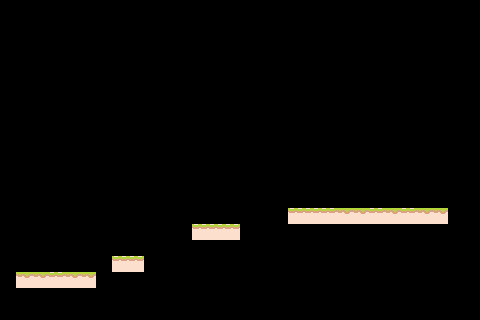

This game map was drawn from its Tiled (.tmx) file and the tilesets committed beside it. A one-line description and the full map source follow:
An orthogonal 30x20 tile map with 16x16 px tiles, 1 tile layer (Ground) and 6 objects.

<map version="1.10" tiledversion="1.11.2" orientation="orthogonal" renderorder="right-down" width="30" height="20" tilewidth="16" tileheight="16" infinite="0" nextlayerid="11" nextobjectid="24">
 <tileset firstgid="1" source="../Tileset.tsx" />
 <layer id="2" name="Ground" class="Collision" width="30" height="20">
  <data encoding="csv">
0,0,0,0,0,0,0,0,0,0,0,0,0,0,0,0,0,0,0,0,0,0,0,0,0,0,0,0,0,0,
0,0,0,0,0,0,0,0,0,0,0,0,0,0,0,0,0,0,0,0,0,0,0,0,0,0,0,0,0,0,
0,0,0,0,0,0,0,0,0,0,0,0,0,0,0,0,0,0,0,0,0,0,0,0,0,0,0,0,0,0,
0,0,0,0,0,0,0,0,0,0,0,0,0,0,0,0,0,0,0,0,0,0,0,0,0,0,0,0,0,0,
0,0,0,0,0,0,0,0,0,0,0,0,0,0,0,0,0,0,0,0,0,0,0,0,0,0,0,0,0,0,
0,0,0,0,0,0,0,0,0,0,0,0,0,0,0,0,0,0,0,0,0,0,0,0,0,0,0,0,0,0,
0,0,0,0,0,0,0,0,0,0,0,0,0,0,0,0,0,0,0,0,0,0,0,0,0,0,0,0,0,0,
0,0,0,0,0,0,0,0,0,0,0,0,0,0,0,0,0,0,0,0,0,0,0,0,0,0,0,0,0,0,
0,0,0,0,0,0,0,0,0,0,0,0,0,0,0,0,0,0,0,0,0,0,0,0,0,0,0,0,0,0,
0,0,0,0,0,0,0,0,0,0,0,0,0,0,0,0,0,0,0,0,0,0,0,0,0,0,0,0,0,0,
0,0,0,0,0,0,0,0,0,0,0,0,0,0,0,0,0,0,0,0,0,0,0,0,0,0,0,0,0,0,
0,0,0,0,0,0,0,0,0,0,0,0,0,0,0,0,0,0,0,0,0,0,0,0,0,0,0,0,0,0,
0,0,0,0,0,0,0,0,0,0,0,0,0,0,0,0,0,0,0,0,0,0,0,0,0,0,0,0,0,0,
0,0,0,0,0,0,0,0,0,0,0,0,0,0,0,0,0,0,21,21,21,22,22,21,22,21,22,22,0,0,
0,0,0,0,0,0,0,0,0,0,0,0,21,21,21,0,0,0,0,0,0,0,0,0,0,0,0,0,0,0,
0,0,0,0,0,0,0,0,0,0,0,0,0,0,0,0,0,0,0,0,0,0,0,0,0,0,0,0,0,0,
0,0,0,0,0,0,0,21,21,0,0,0,0,0,0,0,0,0,0,0,0,0,0,0,0,0,0,0,0,0,
0,22,22,21,22,22,0,0,0,0,0,0,0,0,0,0,0,0,0,0,0,0,0,0,0,0,0,0,0,0,
0,0,0,0,0,0,0,0,0,0,0,0,0,0,0,0,0,0,0,0,0,0,0,0,0,0,0,0,0,0,
0,0,0,0,0,0,0,0,0,0,0,0,0,0,0,0,0,0,0,0,0,0,0,0,0,0,0,0,0,0
</data>
 </layer>
 <objectgroup id="7" name="Player">
  <object id="23" gid="46" x="16" y="272" width="16" height="16" />
 </objectgroup>
 <objectgroup id="8" name="Enemies">
  <object id="12" gid="56" x="208" y="224" width="16" height="16" />
  <object id="18" gid="54" x="320" y="208" width="16" height="16" />
  <object id="19" gid="52" x="368" y="208" width="16" height="16" />
 </objectgroup>
 <objectgroup id="9" name="Checkpoints">
  <object id="21" gid="38" x="432" y="208" width="16" height="16" />
 </objectgroup>
 <objectgroup id="10" name="Items">
  <object id="22" gid="51" x="64" y="272" width="16" height="16" />
 </objectgroup>
</map>
